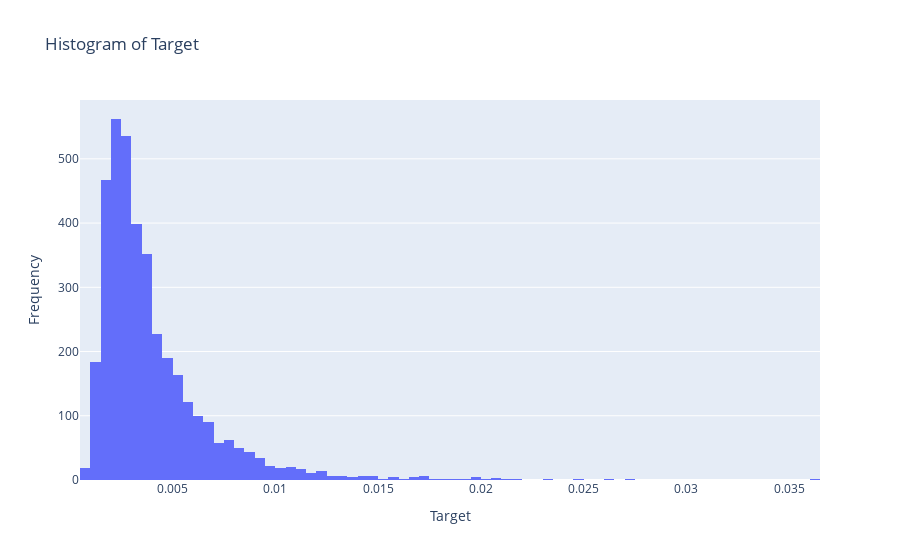

Notebook source saved alongside this figure:
### Code cell
#Data Exploration for target_df
#Converting into dataframe
target_plot = pd.DataFrame(target_df)

# Create the histogram
fig = go.Figure(data=[go.Histogram(x=target_plot['target'])])

# Set plot labels and title
fig.update_layout(
    xaxis_title='Target',
    yaxis_title='Frequency',
    title='Histogram of Target'
)

# Save the plot as a PNG file
offline.plot(fig, filename='target_plot.html', auto_open=False, image='png', image_filename='target_plot', image_width=800, image_height=600)

# Show the interactive plot
fig.show()

### Figure 1 — Plotly figure (JSON) as saved in the notebook; plotly's stock layout.template omitted (floating-point values rounded to 4 significant figures; data arrays with more than 128 entries replaced by an {"elided": "..."} marker saying what was removed)
{"data": [{"type": "histogram", "x": {"elided": "3830 float values"}}], "layout": {"title": {"text": "Histogram of Target"}, "xaxis": {"title": {"text": "Target"}}, "yaxis": {"title": {"text": "Frequency"}}}}
